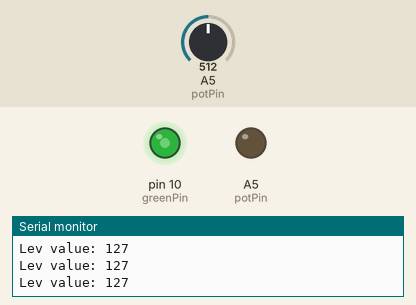
This sketch was run on a simulated Arduino Uno, built with avr-gcc and run on an emulated ATmega328P. Parts: output pins drawn as LEDs (lit = HIGH), the last lines printed to the serial monitor. The inputs (shaded band) are chosen by the test bench; at power-on: A5 (potPin) = 512.

Above: at 1.2 s.
1.3 s: A5 (potPin) set to 716
At 2.4 s:
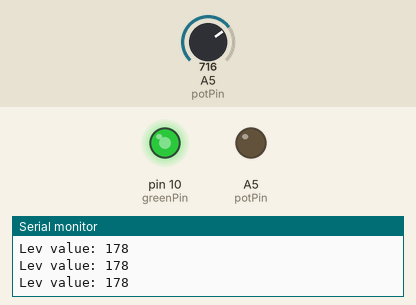
3.0 s: A5 (potPin) set to 900
At 3.6 s:
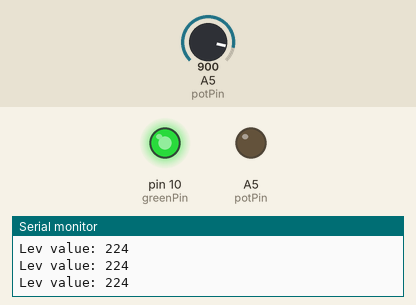
4.5 s: A5 (potPin) set to 122
At 4.9 s:
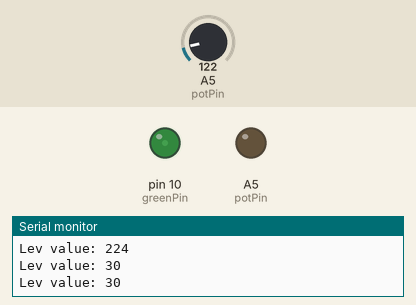
6.0 s: A5 (potPin) set to 0
At 7.2 s:
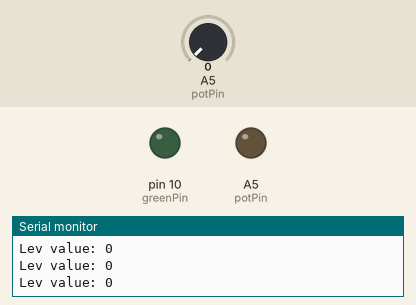
7.5 s: A5 (potPin) set to 511
At 8.5 s:
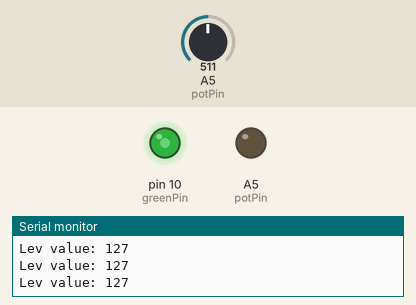
Timing chart, 0 to 10.0 s (numbered marks = the images above; inputs shaded):
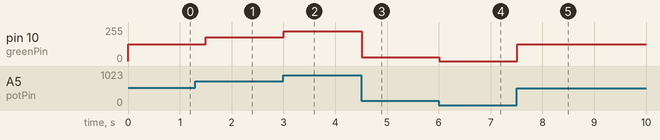

The sketch:

dimmable_led.ino
```cpp
// Video 14
int potPin = A5;
float greenPin = 10;
float v = 0;
int potVal;
int ledVal;
int dt = 250;

void setup() {
  pinMode(potPin, "INPUT");
  pinMode(greenPin, "OUTPUT");
  Serial.begin(9600);
}

void loop() {
  potVal = analogRead(potPin);
  // m(slope) = (255/1023)
  ledVal = (255./1023.)*potVal;
  Serial.print("Lev value: ");
  Serial.println(ledVal);
  analogWrite(greenPin, ledVal);
  delay(dt);
}
```

Measured:
- after the input at 1.3 s, pin 10 (greenPin): 127/255 → 178/255 after 0.20 s
- after the input at 3.0 s, pin 10 (greenPin): 178/255 → 224/255 at once
- after the input at 4.5 s, pin 10 (greenPin): 224/255 → 30/255 at once
- after the input at 6.0 s, pin 10 (greenPin): 30/255 → 0/255 at once
- after the input at 7.5 s, pin 10 (greenPin): 0/255 → 127/255 at once
